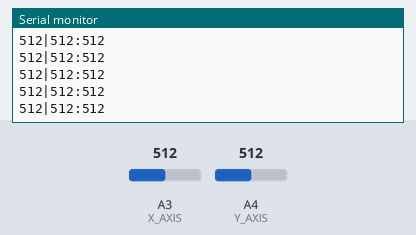
This sketch was run on a simulated Arduino Uno, built with avr-gcc and run on an emulated ATmega328P. On the bench: the last lines printed to the serial monitor. The test bench sets the inputs (shaded band); at power-on: A3 (X_AXIS) = 512, A4 (Y_AXIS) = 512.

Above: at 1.2 s.
1.3 s: A3 (X_AXIS) set to 11
At 2.3 s:
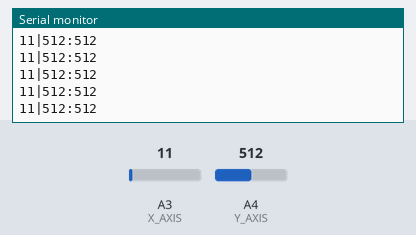
2.8 s: A3 (X_AXIS) set to 8
At 3.9 s:
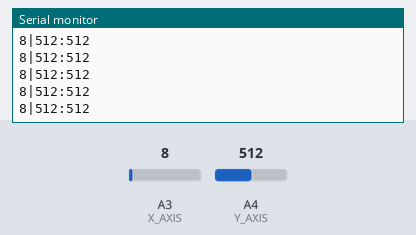
4.3 s: A4 (Y_AXIS) set to 984
At 4.8 s:
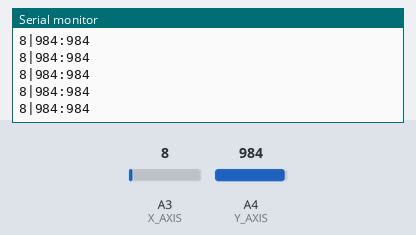
5.8 s: A4 (Y_AXIS) set to 1013
At 6.9 s:
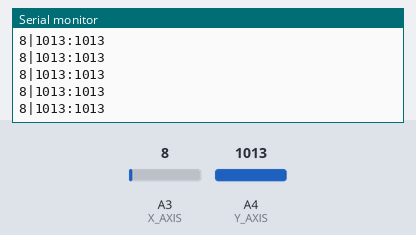
Timing chart, 0 to 8.8 s (numbered marks = the images above; inputs shaded):
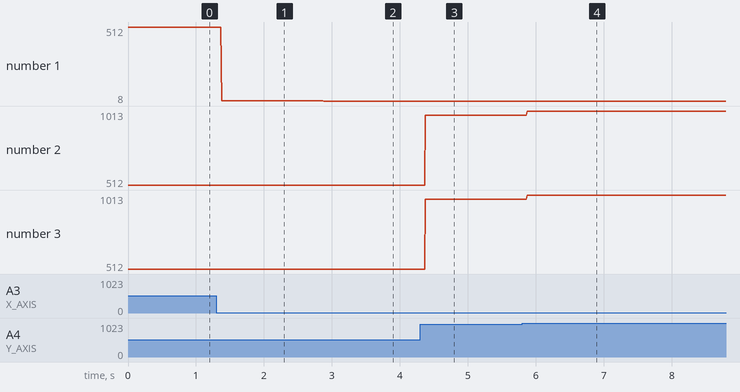

Measured:
- after the input at 1.3 s, the serial monitor: prints a new line after 0.08 s (image 1)
- after the input at 2.8 s, the serial monitor: prints a new line after 0.08 s (image 2)
- after the input at 4.3 s, the serial monitor: prints a new line after 0.08 s (image 3)
- after the input at 5.8 s, the serial monitor: prints a new line after 0.07 s (image 4)
- plotted number 1: 512 → 11 after the input at 1.3 s, 11 → 8 after the input at 2.8 s
- plotted number 2: 512 → 984 after the input at 4.3 s, 984 → 1013 after the input at 5.8 s
- plotted number 3: 512 → 984 after the input at 4.3 s, 984 → 1013 after the input at 5.8 s

The sketch:

sketch_3AxArduino.ino
```cpp
#define X_AXIS 3//D3
#define Y_AXIS 4//D4
#define Z_AXIS A4//A4

void setup() {
  Serial.begin(9600);
}

void loop() {
  int x = analogRead(X_AXIS);
  int y = analogRead(Y_AXIS);
  int z = analogRead(Z_AXIS);

  Serial.print(x);
  Serial.print('|');
  Serial.print(y);
  Serial.print(':');
  Serial.println(z);
}
```
